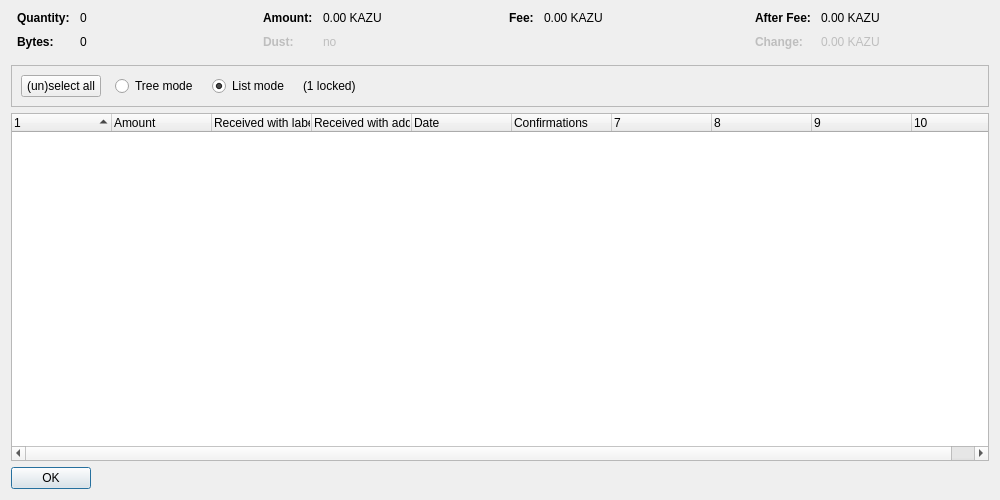
<?xml version="1.0" encoding="UTF-8"?>
<ui version="4.0">
 <class>CoinControlDialog</class>
 <widget class="QDialog" name="CoinControlDialog">
  <property name="geometry">
   <rect>
    <x>0</x>
    <y>0</y>
    <width>1000</width>
    <height>500</height>
   </rect>
  </property>
  <property name="windowTitle">
   <string>Coin Selection</string>
  </property>
  <layout class="QVBoxLayout" name="verticalLayout">
   <item>
    <layout class="QHBoxLayout" name="horizontalLayoutTop" stretch="0,0,0,0">
     <property name="topMargin">
      <number>0</number>
     </property>
     <property name="bottomMargin">
      <number>10</number>
     </property>
     <item>
      <layout class="QFormLayout" name="formLayoutCoinControl1">
       <property name="horizontalSpacing">
        <number>10</number>
       </property>
       <property name="verticalSpacing">
        <number>10</number>
       </property>
       <property name="leftMargin">
        <number>6</number>
       </property>
       <property name="rightMargin">
        <number>6</number>
       </property>
       <item row="0" column="0">
        <widget class="QLabel" name="labelCoinControlQuantityText">
         <property name="font">
          <font>
           <weight>75</weight>
           <bold>true</bold>
          </font>
         </property>
         <property name="text">
          <string>Quantity:</string>
         </property>
        </widget>
       </item>
       <item row="0" column="1">
        <widget class="QLabel" name="labelCoinControlQuantity">
         <property name="cursor">
          <cursorShape>IBeamCursor</cursorShape>
         </property>
         <property name="contextMenuPolicy">
          <enum>Qt::ActionsContextMenu</enum>
         </property>
         <property name="text">
          <string notr="true">0</string>
         </property>
         <property name="textInteractionFlags">
          <set>Qt::LinksAccessibleByMouse|Qt::TextSelectableByKeyboard|Qt::TextSelectableByMouse</set>
         </property>
        </widget>
       </item>
       <item row="1" column="0">
        <widget class="QLabel" name="labelCoinControlBytesText">
         <property name="font">
          <font>
           <weight>75</weight>
           <bold>true</bold>
          </font>
         </property>
         <property name="text">
          <string>Bytes:</string>
         </property>
        </widget>
       </item>
       <item row="1" column="1">
        <widget class="QLabel" name="labelCoinControlBytes">
         <property name="cursor">
          <cursorShape>IBeamCursor</cursorShape>
         </property>
         <property name="contextMenuPolicy">
          <enum>Qt::ActionsContextMenu</enum>
         </property>
         <property name="text">
          <string notr="true">0</string>
         </property>
         <property name="textInteractionFlags">
          <set>Qt::LinksAccessibleByMouse|Qt::TextSelectableByKeyboard|Qt::TextSelectableByMouse</set>
         </property>
        </widget>
       </item>
      </layout>
     </item>
     <item>
      <layout class="QFormLayout" name="formLayoutCoinControl2">
       <property name="horizontalSpacing">
        <number>10</number>
       </property>
       <property name="verticalSpacing">
        <number>10</number>
       </property>
       <property name="leftMargin">
        <number>6</number>
       </property>
       <property name="rightMargin">
        <number>6</number>
       </property>
       <item row="0" column="0">
        <widget class="QLabel" name="labelCoinControlAmountText">
         <property name="font">
          <font>
           <weight>75</weight>
           <bold>true</bold>
          </font>
         </property>
         <property name="text">
          <string>Amount:</string>
         </property>
        </widget>
       </item>
       <item row="0" column="1">
        <widget class="QLabel" name="labelCoinControlAmount">
         <property name="cursor">
          <cursorShape>IBeamCursor</cursorShape>
         </property>
         <property name="contextMenuPolicy">
          <enum>Qt::ActionsContextMenu</enum>
         </property>
         <property name="text">
          <string notr="true">0.00 KAZU</string>
         </property>
         <property name="textInteractionFlags">
          <set>Qt::LinksAccessibleByMouse|Qt::TextSelectableByKeyboard|Qt::TextSelectableByMouse</set>
         </property>
        </widget>
       </item>
       <item row="1" column="0">
        <widget class="QLabel" name="labelCoinControlLowOutputText">
         <property name="enabled">
          <bool>false</bool>
         </property>
         <property name="font">
          <font>
           <weight>75</weight>
           <bold>true</bold>
          </font>
         </property>
         <property name="text">
          <string>Dust:</string>
         </property>
        </widget>
       </item>
       <item row="1" column="1">
        <widget class="QLabel" name="labelCoinControlLowOutput">
         <property name="enabled">
          <bool>false</bool>
         </property>
         <property name="cursor">
          <cursorShape>IBeamCursor</cursorShape>
         </property>
         <property name="contextMenuPolicy">
          <enum>Qt::ActionsContextMenu</enum>
         </property>
         <property name="text">
          <string notr="true">no</string>
         </property>
         <property name="textInteractionFlags">
          <set>Qt::LinksAccessibleByMouse|Qt::TextSelectableByKeyboard|Qt::TextSelectableByMouse</set>
         </property>
        </widget>
       </item>
      </layout>
     </item>
     <item>
      <layout class="QFormLayout" name="formLayoutCoinControl3">
       <property name="horizontalSpacing">
        <number>10</number>
       </property>
       <property name="verticalSpacing">
        <number>10</number>
       </property>
       <property name="leftMargin">
        <number>6</number>
       </property>
       <property name="rightMargin">
        <number>6</number>
       </property>
       <item row="0" column="0">
        <widget class="QLabel" name="labelCoinControlFeeText">
         <property name="font">
          <font>
           <weight>75</weight>
           <bold>true</bold>
          </font>
         </property>
         <property name="text">
          <string>Fee:</string>
         </property>
        </widget>
       </item>
       <item row="0" column="1">
        <widget class="QLabel" name="labelCoinControlFee">
         <property name="cursor">
          <cursorShape>IBeamCursor</cursorShape>
         </property>
         <property name="contextMenuPolicy">
          <enum>Qt::ActionsContextMenu</enum>
         </property>
         <property name="text">
          <string notr="true">0.00 KAZU</string>
         </property>
         <property name="textInteractionFlags">
          <set>Qt::LinksAccessibleByMouse|Qt::TextSelectableByKeyboard|Qt::TextSelectableByMouse</set>
         </property>
        </widget>
       </item>
      </layout>
     </item>
     <item>
      <layout class="QFormLayout" name="formLayoutCoinControl4">
       <property name="horizontalSpacing">
        <number>10</number>
       </property>
       <property name="verticalSpacing">
        <number>10</number>
       </property>
       <property name="leftMargin">
        <number>6</number>
       </property>
       <property name="rightMargin">
        <number>6</number>
       </property>
       <item row="0" column="0">
        <widget class="QLabel" name="labelCoinControlAfterFeeText">
         <property name="font">
          <font>
           <weight>75</weight>
           <bold>true</bold>
          </font>
         </property>
         <property name="text">
          <string>After Fee:</string>
         </property>
        </widget>
       </item>
       <item row="0" column="1">
        <widget class="QLabel" name="labelCoinControlAfterFee">
         <property name="cursor">
          <cursorShape>IBeamCursor</cursorShape>
         </property>
         <property name="contextMenuPolicy">
          <enum>Qt::ActionsContextMenu</enum>
         </property>
         <property name="text">
          <string notr="true">0.00 KAZU</string>
         </property>
         <property name="textInteractionFlags">
          <set>Qt::LinksAccessibleByMouse|Qt::TextSelectableByKeyboard|Qt::TextSelectableByMouse</set>
         </property>
        </widget>
       </item>
       <item row="1" column="0">
        <widget class="QLabel" name="labelCoinControlChangeText">
         <property name="enabled">
          <bool>false</bool>
         </property>
         <property name="font">
          <font>
           <weight>75</weight>
           <bold>true</bold>
          </font>
         </property>
         <property name="text">
          <string>Change:</string>
         </property>
        </widget>
       </item>
       <item row="1" column="1">
        <widget class="QLabel" name="labelCoinControlChange">
         <property name="enabled">
          <bool>false</bool>
         </property>
         <property name="cursor">
          <cursorShape>IBeamCursor</cursorShape>
         </property>
         <property name="contextMenuPolicy">
          <enum>Qt::ActionsContextMenu</enum>
         </property>
         <property name="text">
          <string notr="true">0.00 KAZU</string>
         </property>
         <property name="textInteractionFlags">
          <set>Qt::LinksAccessibleByMouse|Qt::TextSelectableByKeyboard|Qt::TextSelectableByMouse</set>
         </property>
        </widget>
       </item>
      </layout>
     </item>
    </layout>
   </item>
   <item>
    <widget class="QFrame" name="frame">
     <property name="minimumSize">
      <size>
       <width>0</width>
       <height>40</height>
      </size>
     </property>
     <property name="frameShape">
      <enum>QFrame::StyledPanel</enum>
     </property>
     <property name="frameShadow">
      <enum>QFrame::Sunken</enum>
     </property>
     <layout class="QHBoxLayout" name="horizontalLayout">
      <item>
       <layout class="QHBoxLayout" name="horizontalLayoutPanel" stretch="0,0,0,0,0">
        <property name="spacing">
         <number>14</number>
        </property>
        <item>
         <widget class="QPushButton" name="pushButtonSelectAll">
          <property name="sizePolicy">
           <sizepolicy hsizetype="Maximum" vsizetype="Fixed">
            <horstretch>0</horstretch>
            <verstretch>0</verstretch>
           </sizepolicy>
          </property>
          <property name="text">
           <string>(un)select all</string>
          </property>
          <property name="autoDefault">
           <bool>false</bool>
          </property>
         </widget>
        </item>
        <item>
         <widget class="QRadioButton" name="radioTreeMode">
          <property name="sizePolicy">
           <sizepolicy hsizetype="Maximum" vsizetype="Fixed">
            <horstretch>0</horstretch>
            <verstretch>0</verstretch>
           </sizepolicy>
          </property>
          <property name="text">
           <string>Tree mode</string>
          </property>
         </widget>
        </item>
        <item>
         <widget class="QRadioButton" name="radioListMode">
          <property name="sizePolicy">
           <sizepolicy hsizetype="Maximum" vsizetype="Fixed">
            <horstretch>0</horstretch>
            <verstretch>0</verstretch>
           </sizepolicy>
          </property>
          <property name="text">
           <string>List mode</string>
          </property>
          <property name="checked">
           <bool>true</bool>
          </property>
         </widget>
        </item>
        <item>
         <widget class="QLabel" name="labelLocked">
          <property name="text">
           <string notr="true">(1 locked)</string>
          </property>
         </widget>
        </item>
        <item>
         <spacer name="horizontalSpacer">
          <property name="orientation">
           <enum>Qt::Horizontal</enum>
          </property>
          <property name="sizeHint" stdset="0">
           <size>
            <width>40</width>
            <height>20</height>
           </size>
          </property>
         </spacer>
        </item>
       </layout>
      </item>
     </layout>
    </widget>
   </item>
   <item>
    <widget class="CoinControlTreeWidget" name="treeWidget">
     <property name="contextMenuPolicy">
      <enum>Qt::CustomContextMenu</enum>
     </property>
     <property name="sortingEnabled">
      <bool>false</bool>
     </property>
     <property name="columnCount">
      <number>10</number>
     </property>
     <attribute name="headerShowSortIndicator" stdset="0">
      <bool>true</bool>
     </attribute>
     <attribute name="headerStretchLastSection">
      <bool>false</bool>
     </attribute>
     <column>
      <property name="text">
       <string/>
      </property>
     </column>
     <column>
      <property name="text">
       <string>Amount</string>
      </property>
     </column>
     <column>
      <property name="text">
       <string>Received with label</string>
      </property>
     </column>
     <column>
      <property name="text">
       <string>Received with address</string>
      </property>
     </column>
     <column>
      <property name="text">
       <string>Date</string>
      </property>
     </column>
     <column>
      <property name="text">
       <string>Confirmations</string>
      </property>
      <property name="toolTip">
       <string>Confirmed</string>
      </property>
     </column>
     <column>
      <property name="text">
       <string/>
      </property>
     </column>
     <column>
      <property name="text">
       <string/>
      </property>
     </column>
     <column>
      <property name="text">
       <string/>
      </property>
     </column>
     <column>
      <property name="text">
       <string/>
      </property>
     </column>
    </widget>
   </item>
   <item>
    <widget class="QDialogButtonBox" name="buttonBox">
     <property name="sizePolicy">
      <sizepolicy hsizetype="Maximum" vsizetype="Fixed">
       <horstretch>0</horstretch>
       <verstretch>0</verstretch>
      </sizepolicy>
     </property>
     <property name="orientation">
      <enum>Qt::Horizontal</enum>
     </property>
     <property name="standardButtons">
      <set>QDialogButtonBox::Ok</set>
     </property>
    </widget>
   </item>
  </layout>
 </widget>
 <customwidgets>
  <customwidget>
   <class>CoinControlTreeWidget</class>
   <extends>QTreeWidget</extends>
   <header>qt/coincontroltreewidget.h</header>
  </customwidget>
 </customwidgets>
 <resources/>
 <connections/>
</ui>
